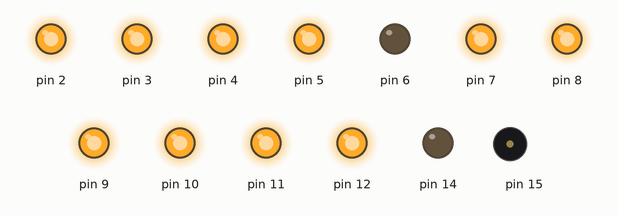
A sketch run on a simulated Arduino Uno, built with avr-gcc and run on an emulated ATmega328P. Parts: output pins drawn as LEDs (lit = HIGH), buzzer (waves = sounding).

Above: at 39.95 s.
Timing chart, 0 to 40.0 s (numbered marks = the images above):
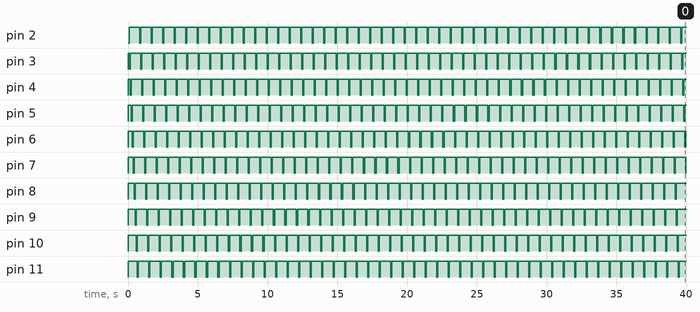

Measured:
- by itself, pin 2–12: alternates HIGH for 0.75 s and LOW for 0.08 s
- by itself, tone on pin 15: plays 262 Hz for 0.05 s, 462 Hz for 0.05 s, 662 Hz for 0.05 s, 862 Hz for 0.05 s, 1062 Hz for 0.05 s, 1262 Hz for 0.05 s … (48 notes in this stretch)

The sketch:

worksheet_12.2.ino
```cpp
int b;
int c;
int d;
void setup() {
for(int a=2;a<13;a++){pinMode(a,OUTPUT);
digitalWrite(a,HIGH);}
pinMode(14,OUTPUT);
pinMode(15,OUTPUT);
d=262;
}
void loop() {
while(digitalRead(14)==HIGH){
for(b=12;b>1;b--){
digitalWrite(b,LOW);
delay(75);
digitalWrite(b,HIGH);
if(b==2){tone(15,d,50);
d+=200;
if(d>=5000){d=262;
}
}
}
}
while(digitalRead(14)==LOW){
for(c=2;c<13;c++){
digitalWrite(c,LOW);
delay(75);
digitalWrite(c,HIGH);
if(c==12){tone(15,d,50);
d+=200;
if(d>=5000){d=262;
}
}
}
}
}
```
